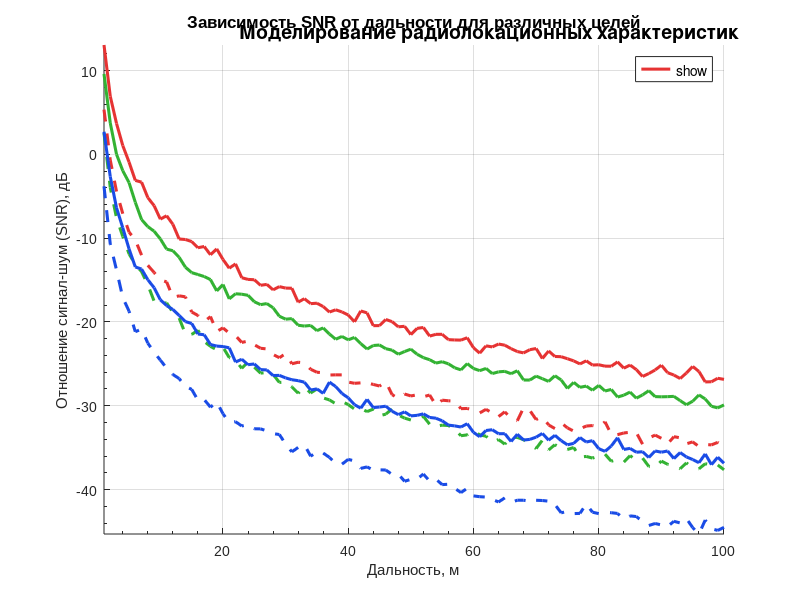

Reproduce this figure in MATLAB.
% Задание 3. Построение зависимости сигнал/шум (SNR)

function main()
    %% Инициализация и параметры
    clear all;
    close all;       
    format compact;   
    clc;
    
    % Параметры модели
    max_distance = 100;          % Максимальная дальность [м]
    num_objects = 3;             % Количество типов объектов
    num_backgrounds = 2;         % Количество типов фона
    
    % Параметры объектов (эффективная площадь рассеяния)
    object_reflectivity = [10, 5, 1];  % [м^2]
    
    % Параметры фона (уровень шумов)
    background_noise_level = [0.5, 3]; % [Вт]
    
    %% Генерация дальностной оси
    distance_vector = (1:max_distance)';
    
    %% 1. Расчет зависимости SNR от дальности
    snr_matrix = zeros(max_distance, num_objects, num_backgrounds);
    
    for dist = 1:max_distance
        for obj = 1:num_objects
            for bg = 1:num_backgrounds
                % Модель затухания сигнала (закон обратных квадратов)
                signal_power = object_reflectivity(obj) / dist^2;
                
                % Модель шумов (постоянная составляющая + флуктуации)
                noise_power = background_noise_level(bg) * (1 + 0.1*randn());
                
                % Гарантируем положительные значения
                signal_power = max(1e-10, signal_power);
                noise_power = max(1e-10, noise_power);
                
                % Расчет SNR в децибелах
                snr_matrix(dist, obj, bg) = 10*log10(signal_power/noise_power);
            end
        end
    end
    
    %% Визуализация результатов
    fig = figure('Name', 'Зависимость SNR от дальности', ...
                'Position', [100 100 900 700], ...
                'Color', 'w');
    
    % Цвета и стили линий
    line_colors = [0.9 0.2 0.2;    % Красный
                  0.2 0.7 0.2;      % Зеленый
                  0.1 0.3 0.9];     % Синий
    line_styles = {'-', '--'};
    
    % Построение графиков
    hold on;
    for obj = 1:num_objects
        for bg = 1:num_backgrounds
            plot(distance_vector, snr_matrix(:, obj, bg), ...
                'Color', line_colors(obj, :), ...
                'LineStyle', line_styles{bg}, ...
                'LineWidth', 2.2, ...
                'DisplayName', sprintf('Объект %d, Фон %d', obj, bg));
        end
    end
    hold off;
    
    % Оформление графика
    xlabel('Дальность, м', 'FontSize', 11);
    ylabel('Отношение сигнал-шум (SNR), дБ', 'FontSize', 11);
    title('Зависимость SNR от дальности для различных целей', 'FontSize', 12);
    legend('show', 'Location', 'northeast', 'FontSize', 10);
    grid on;
    axis tight;
    set(gca, 'FontName', 'Arial', 'XMinorTick', 'on', 'YMinorTick', 'on');
    
    %% Общее оформление
    annotation(fig, 'textbox', [0.3 0.93 0.4 0.05], ...
              'String', 'Моделирование радиолокационных характеристик', ...
              'EdgeColor', 'none', 'FontSize', 14, ...
              'FontWeight', 'bold', 'HorizontalAlignment', 'center'); 
end